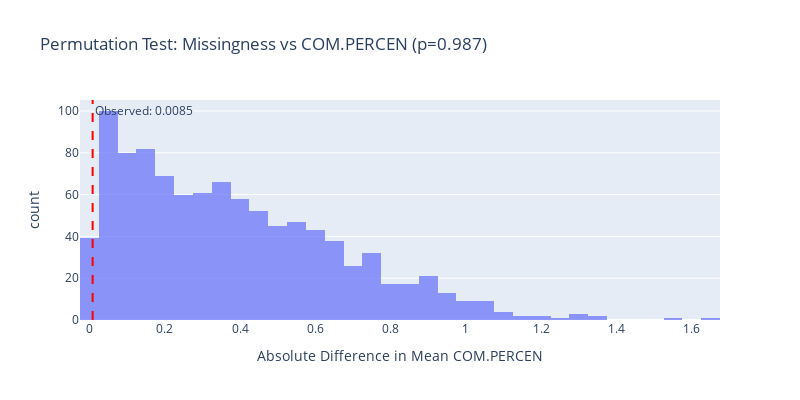

Notebook code cell kept with this figure:
### Code cell
# --- Cell 8: Empirical distribution — COM.PERCEN test ---
fig_perm_com = px.histogram(
    x=diffs_com,
    nbins=50,
    title=f'Permutation Test: Missingness vs COM.PERCEN (p={p_value_com})',
    labels={'x': 'Absolute Difference in Mean COM.PERCEN'},
    opacity=0.7,
)
fig_perm_com.add_vline(x=obs_diff_com, line_dash='dash', line_color='red',
                       annotation_text=f'Observed: {obs_diff_com:.4f}')
fig_perm_com.update_layout(width=800, height=400, showlegend=False)
fig_perm_com.show()

### Figure 1 — Plotly figure (JSON) as saved in the notebook; plotly's stock layout.template omitted (floating-point values rounded to 4 significant figures; data arrays with more than 128 entries replaced by an {"elided": "..."} marker saying what was removed)
{"data": [{"alignmentgroup": "True", "bingroup": "x", "hovertemplate": "Absolute Difference in Mean COM.PERCEN=%{x}<br>count=%{y}<extra></extra>", "legendgroup": "", "marker": {"color": "#636efa", "opacity": 0.7, "pattern": {"shape": ""}}, "name": "", "nbinsx": 50, "offsetgroup": "", "orientation": "v", "showlegend": false, "type": "histogram", "x": {"elided": "1000 float values"}, "xaxis": "x", "yaxis": "y"}], "layout": {"annotations": [{"showarrow": false, "text": "Observed: 0.0085", "x": 0.008537, "xanchor": "left", "xref": "x", "y": 1, "yanchor": "top", "yref": "y domain"}], "barmode": "relative", "height": 400, "legend": {"tracegroupgap": 0}, "shapes": [{"line": {"color": "red", "dash": "dash"}, "type": "line", "x0": 0.008537, "x1": 0.008537, "xref": "x", "y0": 0, "y1": 1, "yref": "y domain"}], "showlegend": false, "title": {"text": "Permutation Test: Missingness vs COM.PERCEN (p=0.987)"}, "width": 800, "xaxis": {"anchor": "y", "domain": [0, 1], "title": {"text": "Absolute Difference in Mean COM.PERCEN"}}, "yaxis": {"anchor": "x", "domain": [0, 1], "title": {"text": "count"}}}}
